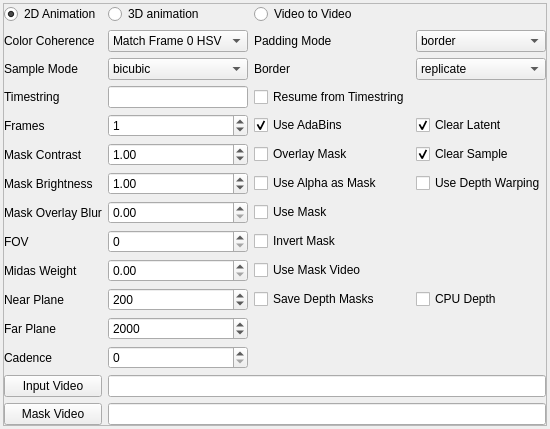
                   <widget class="QWidget" name="tab">
                    <property name="sizePolicy">
                     <sizepolicy hsizetype="Expanding" vsizetype="Preferred">
                      <horstretch>0</horstretch>
                      <verstretch>0</verstretch>
                     </sizepolicy>
                    </property>
                    <attribute name="title">
                     <string>3d / Mask / Other</string>
                    </attribute>
                    <layout class="QVBoxLayout" name="verticalLayout_5">
                     <property name="leftMargin">
                      <number>3</number>
                     </property>
                     <property name="topMargin">
                      <number>3</number>
                     </property>
                     <property name="rightMargin">
                      <number>3</number>
                     </property>
                     <property name="bottomMargin">
                      <number>3</number>
                     </property>
                     <item>
                      <widget class="QFrame" name="frame_7">
                       <property name="sizePolicy">
                        <sizepolicy hsizetype="Expanding" vsizetype="Preferred">
                         <horstretch>0</horstretch>
                         <verstretch>0</verstretch>
                        </sizepolicy>
                       </property>
                       <property name="frameShape">
                        <enum>QFrame::StyledPanel</enum>
                       </property>
                       <property name="frameShadow">
                        <enum>QFrame::Raised</enum>
                       </property>
                       <layout class="QGridLayout" name="gridLayout_11">
                        <property name="leftMargin">
                         <number>0</number>
                        </property>
                        <property name="topMargin">
                         <number>0</number>
                        </property>
                        <property name="rightMargin">
                         <number>0</number>
                        </property>
                        <property name="bottomMargin">
                         <number>0</number>
                        </property>
                        <item row="8" column="1">
                         <widget class="QDoubleSpinBox" name="mask_contrast_adjust">
                          <property name="maximum">
                           <double>100.000000000000000</double>
                          </property>
                          <property name="singleStep">
                           <double>0.010000000000000</double>
                          </property>
                          <property name="value">
                           <double>1.000000000000000</double>
                          </property>
                         </widget>
                        </item>
                        <item row="9" column="3">
                         <widget class="QCheckBox" name="use_depth_warping">
                          <property name="text">
                           <string>Use Depth Warping</string>
                          </property>
                         </widget>
                        </item>
                        <item row="8" column="2">
                         <widget class="QCheckBox" name="overlay_mask">
                          <property name="text">
                           <string>Overlay Mask</string>
                          </property>
                         </widget>
                        </item>
                        <item row="7" column="2">
                         <widget class="QCheckBox" name="adabins">
                          <property name="text">
                           <string>Use AdaBins</string>
                          </property>
                          <property name="checked">
                           <bool>true</bool>
                          </property>
                         </widget>
                        </item>
                        <item row="22" column="0">
                         <widget class="QPushButton" name="select_input_video">
                          <property name="text">
                           <string>Input Video</string>
                          </property>
                         </widget>
                        </item>
                        <item row="7" column="3">
                         <widget class="QCheckBox" name="clear_latent">
                          <property name="text">
                           <string>Clear Latent</string>
                          </property>
                          <property name="checked">
                           <bool>true</bool>
                          </property>
                         </widget>
                        </item>
                        <item row="13" column="1">
                         <widget class="QSpinBox" name="fov"/>
                        </item>
                        <item row="4" column="3">
                         <widget class="QComboBox" name="padding_mode">
                          <item>
                           <property name="text">
                            <string>border</string>
                           </property>
                          </item>
                          <item>
                           <property name="text">
                            <string>reflection</string>
                           </property>
                          </item>
                          <item>
                           <property name="text">
                            <string>zeros</string>
                           </property>
                          </item>
                         </widget>
                        </item>
                        <item row="19" column="1">
                         <widget class="QSpinBox" name="far_plane">
                          <property name="maximum">
                           <number>10000</number>
                          </property>
                          <property name="value">
                           <number>2000</number>
                          </property>
                         </widget>
                        </item>
                        <item row="11" column="2">
                         <widget class="QCheckBox" name="use_mask">
                          <property name="text">
                           <string>Use Mask</string>
                          </property>
                         </widget>
                        </item>
                        <item row="19" column="0">
                         <widget class="QLabel" name="label_52">
                          <property name="text">
                           <string>Far Plane</string>
                          </property>
                         </widget>
                        </item>
                        <item row="8" column="3">
                         <widget class="QCheckBox" name="clear_sample">
                          <property name="text">
                           <string>Clear Sample</string>
                          </property>
                          <property name="checked">
                           <bool>true</bool>
                          </property>
                         </widget>
                        </item>
                        <item row="7" column="0">
                         <widget class="QLabel" name="label_55">
                          <property name="text">
                           <string>Frames</string>
                          </property>
                         </widget>
                        </item>
                        <item row="5" column="0">
                         <widget class="QLabel" name="label_64">
                          <property name="text">
                           <string>Sample Mode</string>
                          </property>
                         </widget>
                        </item>
                        <item row="2" column="2">
                         <widget class="QRadioButton" name="animVid">
                          <property name="text">
                           <string>Video to Video</string>
                          </property>
                         </widget>
                        </item>
                        <item row="13" column="2">
                         <widget class="QCheckBox" name="invert_mask">
                          <property name="text">
                           <string>Invert Mask</string>
                          </property>
                         </widget>
                        </item>
                        <item row="5" column="1">
                         <widget class="QComboBox" name="sampling_mode">
                          <item>
                           <property name="text">
                            <string>bicubic</string>
                           </property>
                          </item>
                          <item>
                           <property name="text">
                            <string>bilinear</string>
                           </property>
                          </item>
                          <item>
                           <property name="text">
                            <string>nearest</string>
                           </property>
                          </item>
                         </widget>
                        </item>
                        <item row="17" column="3">
                         <widget class="QCheckBox" name="cpudepth">
                          <property name="text">
                           <string>CPU Depth</string>
                          </property>
                         </widget>
                        </item>
                        <item row="4" column="2">
                         <widget class="QLabel" name="label_63">
                          <property name="text">
                           <string>Padding Mode</string>
                          </property>
                         </widget>
                        </item>
                        <item row="21" column="1">
                         <widget class="QSpinBox" name="diffusion_cadence">
                          <property name="maximum">
                           <number>1000</number>
                          </property>
                         </widget>
                        </item>
                        <item row="11" column="0">
                         <widget class="QLabel" name="label_53">
                          <property name="text">
                           <string>Mask Overlay Blur</string>
                          </property>
                         </widget>
                        </item>
                        <item row="4" column="1">
                         <widget class="QComboBox" name="color_coherence">
                          <item>
                           <property name="text">
                            <string>Match Frame 0 HSV</string>
                           </property>
                          </item>
                          <item>
                           <property name="text">
                            <string>Match Frame 0 LAB</string>
                           </property>
                          </item>
                          <item>
                           <property name="text">
                            <string>Match Frame 0 RGB</string>
                           </property>
                          </item>
                          <item>
                           <property name="text">
                            <string>None</string>
                           </property>
                          </item>
                         </widget>
                        </item>
                        <item row="9" column="0">
                         <widget class="QLabel" name="label_51">
                          <property name="text">
                           <string>Mask Brightness</string>
                          </property>
                         </widget>
                        </item>
                        <item row="17" column="1">
                         <widget class="QSpinBox" name="near_plane">
                          <property name="maximum">
                           <number>2000</number>
                          </property>
                          <property name="value">
                           <number>200</number>
                          </property>
                         </widget>
                        </item>
                        <item row="15" column="2">
                         <widget class="QCheckBox" name="use_mask_video">
                          <property name="text">
                           <string>Use Mask Video</string>
                          </property>
                         </widget>
                        </item>
                        <item row="7" column="1">
                         <widget class="QSpinBox" name="max_frames">
                          <property name="maximum">
                           <number>3000</number>
                          </property>
                          <property name="value">
                           <number>1</number>
                          </property>
                         </widget>
                        </item>
                        <item row="6" column="1">
                         <widget class="QLineEdit" name="resume_timestring"/>
                        </item>
                        <item row="6" column="0">
                         <widget class="QLabel" name="label_65">
                          <property name="text">
                           <string>Timestring</string>
                          </property>
                         </widget>
                        </item>
                        <item row="8" column="0">
                         <widget class="QLabel" name="label_56">
                          <property name="text">
                           <string>Mask Contrast</string>
                          </property>
                         </widget>
                        </item>
                        <item row="21" column="0">
                         <widget class="QLabel" name="label_54">
                          <property name="text">
                           <string>Cadence</string>
                          </property>
                         </widget>
                        </item>
                        <item row="17" column="2">
                         <widget class="QCheckBox" name="save_depth_maps">
                          <property name="text">
                           <string>Save Depth Masks</string>
                          </property>
                         </widget>
                        </item>
                        <item row="13" column="0">
                         <widget class="QLabel" name="label_50">
                          <property name="text">
                           <string>FOV</string>
                          </property>
                         </widget>
                        </item>
                        <item row="6" column="2">
                         <widget class="QCheckBox" name="resume_from_timestring">
                          <property name="text">
                           <string>Resume from Timestring</string>
                          </property>
                         </widget>
                        </item>
                        <item row="17" column="0">
                         <widget class="QLabel" name="label_49">
                          <property name="text">
                           <string>Near Plane</string>
                          </property>
                         </widget>
                        </item>
                        <item row="5" column="2">
                         <widget class="QLabel" name="label_66">
                          <property name="text">
                           <string>Border</string>
                          </property>
                         </widget>
                        </item>
                        <item row="9" column="1">
                         <widget class="QDoubleSpinBox" name="mask_brightness_adjust">
                          <property name="maximum">
                           <double>100.000000000000000</double>
                          </property>
                          <property name="singleStep">
                           <double>0.010000000000000</double>
                          </property>
                          <property name="value">
                           <double>1.000000000000000</double>
                          </property>
                         </widget>
                        </item>
                        <item row="4" column="0">
                         <widget class="QLabel" name="label_62">
                          <property name="text">
                           <string>Color Coherence</string>
                          </property>
                         </widget>
                        </item>
                        <item row="15" column="1">
                         <widget class="QDoubleSpinBox" name="midas_weight"/>
                        </item>
                        <item row="11" column="1">
                         <widget class="QDoubleSpinBox" name="mask_overlay_blur">
                          <property name="singleStep">
                           <double>0.010000000000000</double>
                          </property>
                         </widget>
                        </item>
                        <item row="15" column="0">
                         <widget class="QLabel" name="label_48">
                          <property name="text">
                           <string>Midas Weight</string>
                          </property>
                         </widget>
                        </item>
                        <item row="9" column="2">
                         <widget class="QCheckBox" name="use_alpha_as_mask">
                          <property name="text">
                           <string>Use Alpha as Mask</string>
                          </property>
                         </widget>
                        </item>
                        <item row="2" column="0">
                         <widget class="QRadioButton" name="anim2D">
                          <property name="text">
                           <string>2D Animation</string>
                          </property>
                          <property name="checked">
                           <bool>true</bool>
                          </property>
                         </widget>
                        </item>
                        <item row="2" column="1">
                         <widget class="QRadioButton" name="anim3D">
                          <property name="text">
                           <string>3D animation</string>
                          </property>
                         </widget>
                        </item>
                        <item row="5" column="3">
                         <widget class="QComboBox" name="border">
                          <item>
                           <property name="text">
                            <string>replicate</string>
                           </property>
                          </item>
                          <item>
                           <property name="text">
                            <string>wrap</string>
                           </property>
                          </item>
                         </widget>
                        </item>
                        <item row="23" column="0">
                         <widget class="QPushButton" name="select_mask_video">
                          <property name="text">
                           <string>Mask Video</string>
                          </property>
                         </widget>
                        </item>
                        <item row="22" column="1" colspan="3">
                         <widget class="QLineEdit" name="video_init_path"/>
                        </item>
                        <item row="23" column="1" colspan="3">
                         <widget class="QLineEdit" name="video_mask_path"/>
                        </item>
                       </layout>
                      </widget>
                     </item>
                    </layout>
                   </widget>
